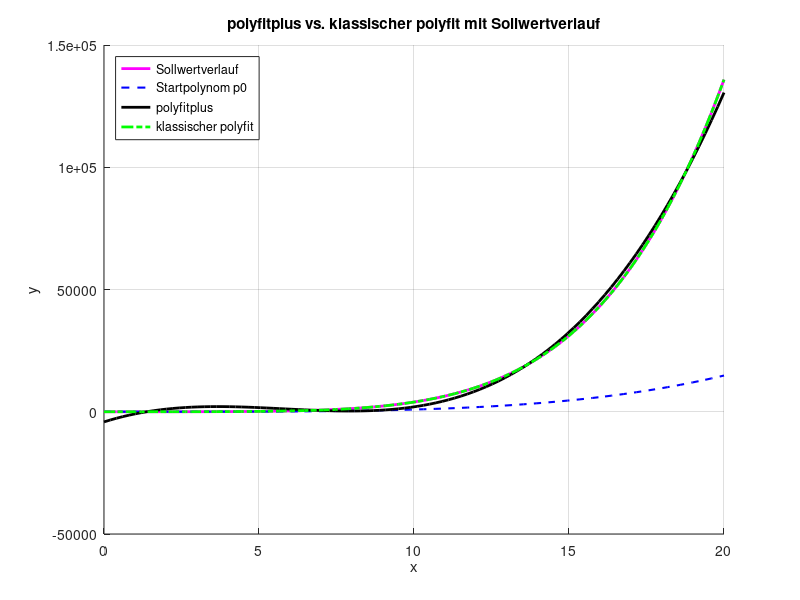

The MATLAB script that drew this image:
clear; clc; close all;

% Parameter
n = 3;        % Gesamtgrad
nfit = 3;     % Grad des Teilfits

% Sollwertverlauf
x = linspace(0, 20, 100);
y = 0.05*x.^5 - 0.2*x.^4 + x.^3 - 0.5*x.^2 + 1.5*x + 2;

% Klassischer Polyfit
p = polyfit(x, y, n);

% Startpolynom (angenommen 4. Ordnung)
p0 = [0.1, -0.2, 1, 0.5, 1];

% Startpolynom auswerten
yp0 = polyval(p0, x);

% Differenz zu Sollwerten
yfit = y - yp0;

% Teilfit durchführen (nur bis nfit)
pfit = polyfit(x, yfit, nfit);

% Auf gleiche Länge bringen
pfit_extended = [zeros(1, length(p0)-length(pfit)), pfit];

% Endpolynom
pplus = p0 + pfit_extended;

% Werte für Plot
y_plus = polyval(pplus, x);

% Plot
figure; hold on; grid on;
plot(x, y, 'm-', 'LineWidth', 2);       % Sollwertverlauf
plot(x, yp0, 'b--', 'LineWidth', 1.5);  % Startpolynom
plot(x, y_plus, 'k-', 'LineWidth', 2);  % polyfitplus
plot(x, y, 'g-.', 'LineWidth', 2);      % klassischer polyfit

legend('Sollwertverlauf','Startpolynom p0','polyfitplus','klassischer polyfit','Location','NorthWest');
xlabel('x'); ylabel('y');
title('polyfitplus vs. klassischer polyfit mit Sollwertverlauf');
